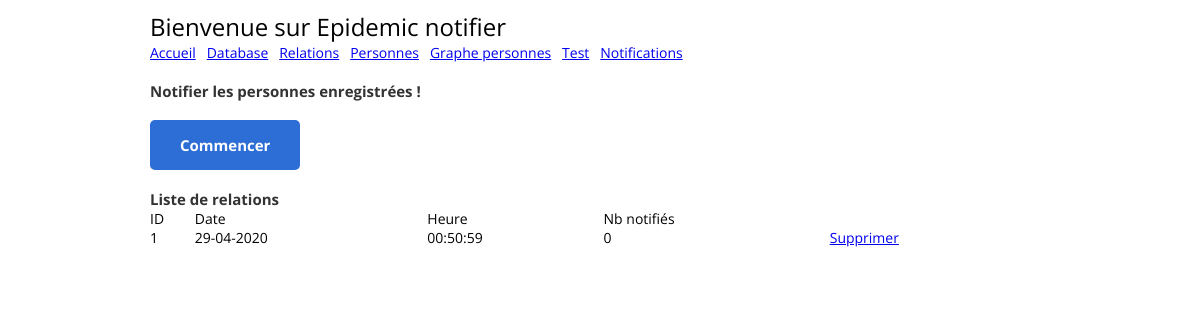
/notifications, run on an earlier commit of the app's database.
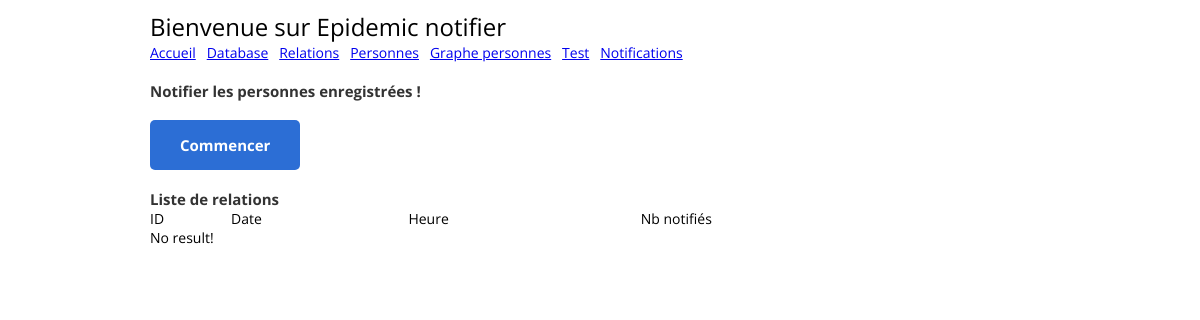
And on a later commit of the database.
### tables this page shows
CREATE TABLE notifications (
            id integer PRIMARY KEY,
            date_ string,
            heure_ string
            );

### app.py (the view)
@app.route("/notifications")
def home_notification():
    notifications = PNotification().get_notification_pnotifications() #Notification().get_all()
    return render_template("myapp/notification.html", notifications=notifications)

### treatment/db/notification.py (called while the page is built)
    def get_all(self):
        self.cur.execute("SELECT  * FROM notifications ORDER BY id ASC")
        rows = self.cur.fetchall()
        return [RNotification(row[0], row[1], row[2]) for row in rows]

### treatment/db/personne_notification.py (called while the page is built)
    def get_notification_nb_pnotification(self, notification_id):
        r = "SELECT COUNT(*) FROM personne_notifications WHERE notification_id={}".format(notification_id) #?"
        self.cur.execute(r)#, str(notification_id))
        row = self.cur.fetchone()
        return row[0]

    def get_notification_pnotifications(self, notification_id=None):
        notifications = Notification().get_all() if notification_id is None else [Notification().get_one(notification_id)]
        n_dict = []
        for n in notifications:
            n_pn = RPNNotification(n.id, n.date_, n.heure_, self.get_notification_nb_pnotification(n.id))
            n_dict.append(n_pn)
        return n_dict

### templates/myapp/notification.html (shortened to what this page needs)
<!DOCTYPE html>
<html>
  <head>
    {% include 'inc/header.html' %}
  </head>
  <body>
    <div class="page-wrapper bg-dark p-t-100 p-b-50">
      <div class="wrapper wrapper--w900">
          <div class="card card-6">
            <div class="card-heading">
              {% include 'inc/header_menu.html' %}
            </div>
            <div class="card-body">
              <div class="label-row">Notifier les personnes enregistrées !</div>
            </div>
          </div>
          <br/>
          <div class="card-footer">
            <form action="/db" method="POST">
              <button class="btn btn--radius-2 btn--blue-2" id="btnnotif" name="btnnotif" type="button">Commencer</button>
            </form>
          </div>
          <br/>
          <div class="card card-6">
            <div class="card-body">
              <div class="label-row">Liste de relations</div>
              <table width="100%">
                <thead>
                  <td>ID</td>
                  <td>Date</td>
                  <td>Heure</td>
                  <td>Nb notifiés</td>
                  <td></td>
                </thead>
                <tbody>
                  {% if notifications %}
                    {% for n in notifications %}
                      <tr>
                        <td>{{ n.id }}</td>
                        <td>{{ n.date_ }}</td>
                        <td>{{ n.heure_ }}</td>
                        <td>{{ n.nb_notifies }}</td>
                        <td><a href="javascript:;" onclick="javascript:confirm_delete('notifications/delete/{{ n.id }}');">Supprimer</a></td>
                      </tr>
                    {% endfor %}
                  {% else %}
                    <tr><td colspan="5">No result!</td></tr>
                  {% endif %}
                </tbody>
              </table>
            </div>
          </div>
        </div>
      </div>
  </body>
</html>

What changed in the data, as far as the page shows it:
removed notifications: id "1", date_ "29-04-2020", heure_ "00:50:59", nb_notifies "0"
Also different on the page:
text now shown: "No result!"
